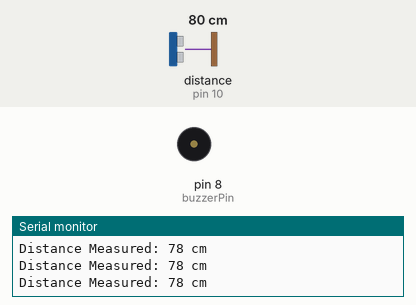
This sketch was run on a simulated Arduino Uno, built with avr-gcc and run on an emulated ATmega328P. Parts: buzzer (waves = sounding, pin HIGH), the last lines printed to the serial monitor. Wiring (inferred from the names in the program): ultrasonic range finder: trigger pin 9; echo pin 10. Inputs (shaded band) come from the test bench; at power-on: distance to the obstacle (sensor on pin 10) 80 cm. The echo pulse lasts 58.3 µs per cm; pins used as bus, display or sensor lines are not drawn.

Above: at 1.2 s.
1.3 s: distance to the obstacle (sensor on pin 10) set to 75 cm
2.8 s: distance to the obstacle (sensor on pin 10) set to 67 cm
At 2.95 s:
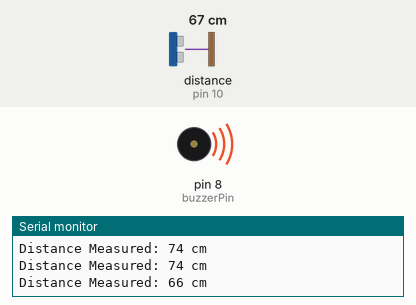
5.8 s: distance to the obstacle (sensor on pin 10) set to 4 cm
8.8 s: distance to the obstacle (sensor on pin 10) set to 2 cm
At 8.8 s:
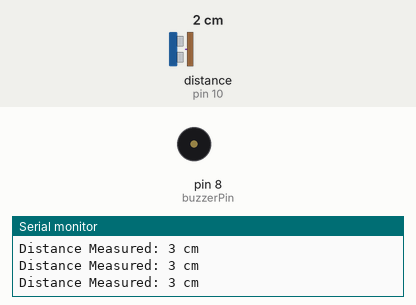
10.3 s: distance to the obstacle (sensor on pin 10) set to 35 cm
At 10.45 s:
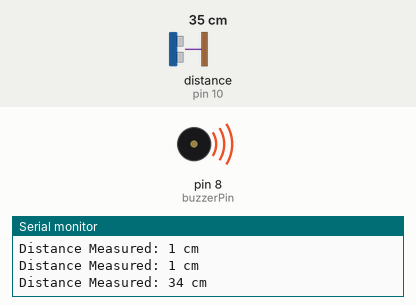
Timing chart, 0 to 14.3 s (numbered marks = the images above; inputs shaded):
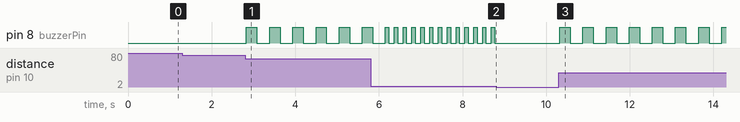

The sketch:

Smart-shoe.ino
```cpp
const int trigPin = 9;     // Red wire (Trig) -> Digital Pin 9
const int echoPin = 10;    // Yellow wire (Echo) -> Digital Pin 10
const int buzzerPin = 8;   // Buzzer Pin -> Digital Pin 8

long duration;
int distance;

void setup() {
  Serial.begin(9600);

  pinMode(trigPin, OUTPUT);
  pinMode(echoPin, INPUT);
  pinMode(buzzerPin, OUTPUT);

  digitalWrite(buzzerPin, LOW); // Start quiet
  Serial.println("System Initialized with Custom Wire Mapping...");
}

void loop() {
  // Software clean trick for the echo line
  pinMode(echoPin, OUTPUT);
  digitalWrite(echoPin, LOW);
  delayMicroseconds(2);
  pinMode(echoPin, INPUT);

  // Trigger the pulse
  digitalWrite(trigPin, LOW);
  delayMicroseconds(2);
  digitalWrite(trigPin, HIGH);
  delayMicroseconds(10);
  digitalWrite(trigPin, LOW);

  // Read the bounce timing
  duration = pulseIn(echoPin, HIGH, 30000);

  // Calculate centimeters
  distance = duration * 0.034 / 2;

  // Filter out zero errors and out-of-bounds paths
  if (distance <= 0 || distance > 250) {
    Serial.println("Reading: Out of Range / Path Clear");
    digitalWrite(buzzerPin, LOW);
  } else {
    Serial.print("Distance Measured: ");
    Serial.print(distance);
    Serial.println(" cm");

    // Urgent danger beeping zone (2cm to 30cm)
    if (distance >= 2 && distance < 30) {
      digitalWrite(buzzerPin, HIGH);
      delay(80);
      digitalWrite(buzzerPin, LOW);
      delay(80);
    }
    // Standard approach warning zone (30cm to 70cm)
    else if (distance >= 30 && distance < 70) {
      digitalWrite(buzzerPin, HIGH);
      delay(250);
      digitalWrite(buzzerPin, LOW);
      delay(250);
    }
    // Safe zone
    else {
      digitalWrite(buzzerPin, LOW);
    }
  }

  delay(50);
}
```

Measured:
- the behaviour switches between 71 and 70 cm on distance to the obstacle (sensor on pin 10) (found by bisection; images 0 and 1)
- the behaviour switches between 3 and 2 cm on distance to the obstacle (sensor on pin 10) (found by bisection; images 1 and 2)
- after the input at 2.8 s, pin 8 (buzzerPin): alternates HIGH for 0.25 s and LOW for 0.30 s, starting at once
- after the input at 8.8 s, pin 8 (buzzerPin): stops changing and stays LOW
- after the input at 10.3 s, pin 8 (buzzerPin): alternates HIGH for 0.25 s and LOW for 0.30 s, starting at once
